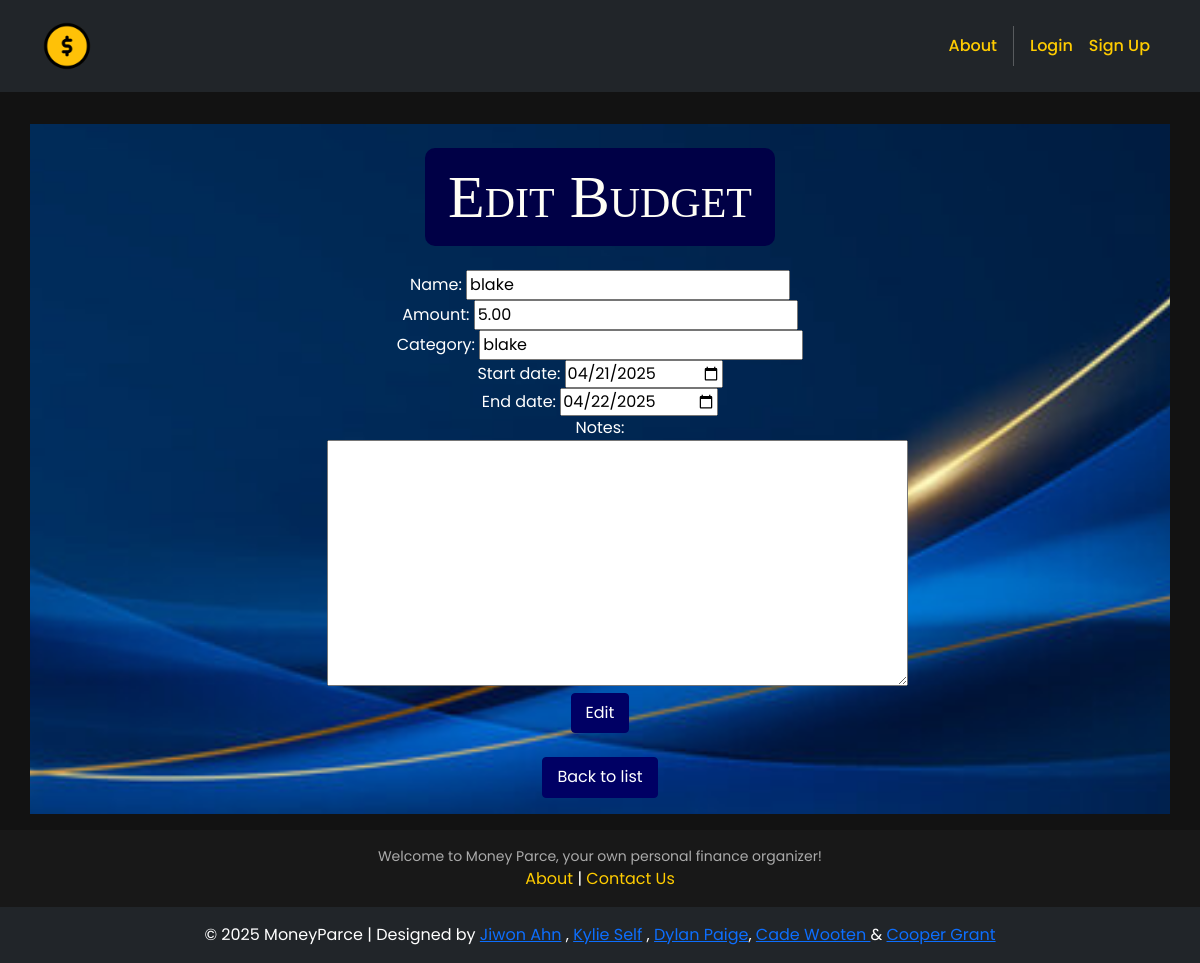
The app's page /budgets/edit/5/ with its own data.
### budgets/models.py (models this page shows, shortened)
class Budget(models.Model):
    name = models.CharField(max_length=100)
    amount = models.DecimalField(max_digits=10, decimal_places=2)
    category = models.CharField(max_length=50)
    start_date = models.DateField()
    end_date = models.DateField()
    notes = models.TextField(blank=True)

### budgets/views.py (the view)
# urls.py: path('edit/<int:budget_id>/', views.edit_budget, name='edit_budget'),
def edit_budget(request, budget_id):
    budget = get_object_or_404(Budget, id=budget_id)
    if request.method == 'POST':
        form = BudgetForm(request.POST, instance=budget)
        if form.is_valid():
            form.save()
            return redirect('budget_list')
    else:
        form = BudgetForm(instance=budget)
    return render(request, 'budgets/budget_form.html', {'form': form, 'action': 'Edit'})

### budgets/forms.py (shortened to what this page needs)
class BudgetForm(forms.ModelForm):
    class Meta:
        model = Budget
        fields = ['name', 'amount', 'category', 'start_date', 'end_date', 'notes']
        widgets = {
            'start_date': forms.DateInput(attrs={'type': 'date'}),
            'end_date': forms.DateInput(attrs={'type': 'date'}),
        }

### budgets/templates/budgets/budget_form.html (shortened to what this page needs)
{% extends 'base.html' %}
{% block content %}
<div class="p-3">
  <div class="container">
    <div class="row mt-3">
      <div class="col-md-6 mx-auto mb-3">
        <br>
        <h2>{{ action }} Budget</h2>
        <form method="post">
          <br>
          {{ form.as_p }}
          <button class="button-26" type="submit">{{ action }}</button>
        </form>
        <br>
        <a href="{% url 'budget_list' %}">
          <button class="button-26" role="button">
            Back to list
          </button>
        </a>
      </div>
    </div>
  </div>
</div>
{% endblock %}

### moneyparce/static/css/style.css (style rules this page uses)
body { width: 100%; text-align: center; margin: auto; font-family: "Poppins", sans-serif; background-color: #121212; color: #ffffff; }
.bg-index, .row { background: url("/static/img/background.jpg") no-repeat center center fixed; background-size: cover; }
h2 { text-align: center; margin: auto; border: 3px solid rgb(0, 0, 70); border-radius: 10px; padding: 10px 20px; background-color: rgb(0, 0, 70); font-size: 60px; font-family: "Impact", fantasy; font-variant: small-caps; font-stretch: ultra-expanded; color: #FFFEF6; display: inline-block; }
p { width: 100%; text-align: center; margin: auto; color: #ffffff; }
.button-26 { appearance: button; background-color: rgb(0, 0, 100); border: 1px solid rgb(0, 0, 100); border-radius: 4px; box-sizing: border-box; color: #FFFFFF; cursor: pointer; font-family: "Poppins", sans-serif; font-size: 16px; line-height: 1.15; overflow: visible; padding: 10px 14px; position: relative; text-align: center; text-transform: none; transition: all 80ms ease-in-out; user-select: none; -webkit-user-select: none; touch-action: manipulation; width: fit-content; }

### records on screen
Budget: name "blake", amount "5.00", category "blake", start_date "04/21/2025", end_date "04/22/2025"

### other values on screen
{{ action }} "Edit"
